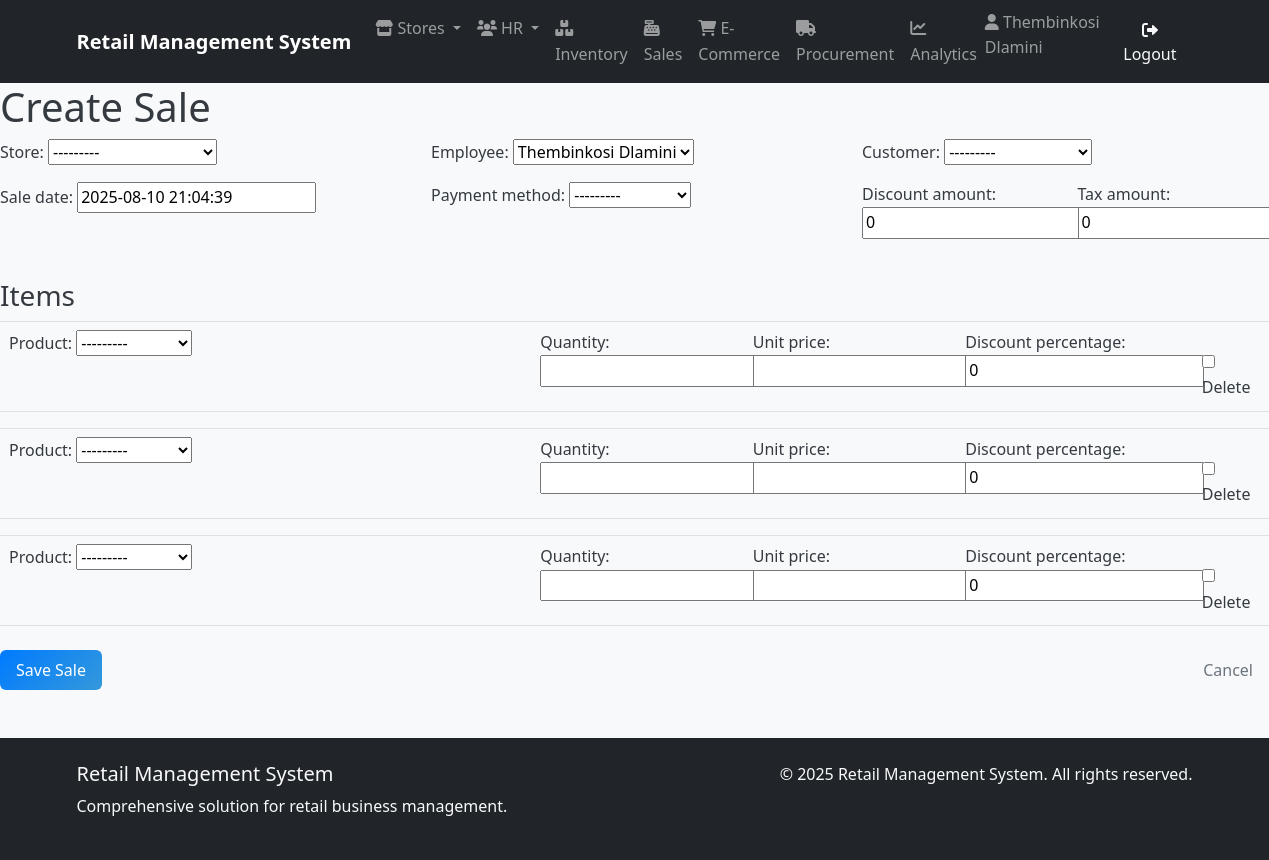
Page /sales/sales/create/ (signed in) on the committed database.
### human_resources/models.py (models this page shows, shortened)
class Employee(AbstractUser):
    employee_id = models.AutoField(primary_key=True)
    first_name = models.CharField(_("first name"), max_length=50, blank=False)
    last_name = models.CharField(_("last name"), max_length=50, blank=False)
    email = models.EmailField(_("email address"), unique=True)  # Uncommented and made unique
    phone = models.CharField(_("phone number"), max_length=20, blank=True, null=True)
    hire_date = models.DateField(_("hire date"), blank=True, null=True)
    position = models.CharField(_("position"), max_length=50, blank=True)
    salary = models.DecimalField(
        _("salary"),
        max_digits=10,
        decimal_places=2,
        blank=True,
        null=True
    )
    department = models.ForeignKey(
        'store_management.Department',
        on_delete=models.SET_NULL,
        null=True,
        blank=True,
        related_name='employees',
        verbose_name=_("department")
    )
    username = models.CharField(
        max_length=150,
        unique=True,
        verbose_name='username'
    )
    store = models.ForeignKey(
        'store_management.Store',
        on_delete=models.SET_NULL,
        null=True,       # Add this
        blank=True,      # Add this
        verbose_name='Assigned Store'
    )
    manager = models.ForeignKey(
        'self',
        on_delete=models.SET_NULL,
        null=True,
        blank=True,
        related_name='subordinates',
        verbose_name=_("manager")
    )
    created_at = models.DateTimeField(auto_now_add=True)
    updated_at = models.DateTimeField(auto_now=True)
    class Meta:
        db_table = 'human_resources_employee'
        verbose_name = _("employee")
        verbose_name_plural = _("employees")
        ordering = ['last_name', 'first_name']
        permissions = [
            ("view_store_dashboard", "Can view store management dashboard"),
            ("manage_store_settings", "Can modify store configuration and settings"),
            ("manage_departments", "Can create/edit/delete store departments"),
            ("access_inventory", "Can access inventory management system"),
            ("view_inventory", "Can view inventory items and stock levels"),
            ("edit_inventory", "Can modify inventory items and quantities"),
            ("manage_inventory_categories", "Can organize inventory categories"),
            ("perform_inventory_audit", "Can conduct physical inventory counts"),
            ("process_sales", "Can process in-store sales transactions"),
            ("void_sales", "Can void/completely cancel sales transactions"),
            ("manage_sales_promotions", "Can configure sales promotions/discounts"),
            ("view_sales_reports", "Can access sales performance reports"),
            ("create_purchase_orders", "Can generate new procurement orders"),
            ("approve_purchase_orders", "Can authorize procurement requests"),
            ("manage_suppliers", "Can maintain supplier/vendor records"),
            ("receive_stock", "Can process received shipments"),
            ("view_employee_directory", "Can access employee contact information"),
            ("manage_employee_records", "Can maintain HR records (excluding sensitive data)"),
            ("access_hr_reports", "Can view HR analytics and reports"),
            ("manage_recruitment", "Can handle hiring processes"),
            ("manage_online_listings", "Can maintain e-commerce product listings"),
            ("process_online_orders", "Can fulfill e-commerce purchases"),
            ("handle_customer_portals", "Can manage customer account portals"),
            ("view_web_analytics", "Can access e-commerce traffic/revenue reports"),
            ("generate_financial_reports", "Can create financial statements"),
            ("export_data_reports", "Can export datasets for external analysis"),
            ("access_executive_dashboards", "Can view strategic business dashboards"),
            ("schedule_automated_reports", "Can configure report automation"),
            ("override_inventory_checks", "Can bypass inventory validation rules"),
            ("access_audit_logs", "Can view system audit trails"),
            ("manage_api_integrations", "Can configure system integrations")
        ]
    def __str__(self):
        return f"{self.first_name} {self.last_name}"

### store_management/models.py (models this page shows)
class Store(models.Model):
    id = models.AutoField(primary_key=True, db_column='store_id')
    store_name = models.CharField(max_length=100)
    address = models.CharField(max_length=200)
    city = models.CharField(max_length=50)
    region = models.CharField(max_length=50)
    postal_code = models.CharField(max_length=20, blank=True, null=True)
    phone = models.CharField(max_length=20)
    opening_date = models.DateField()
    manager = models.ForeignKey('human_resources.Employee', on_delete=models.SET_NULL, null=True, blank=True, related_name='managed_stores')
    created_at = models.DateTimeField(auto_now_add=True)
    updated_at = models.DateTimeField(auto_now=True)
    class Meta:
        db_table = 'store_management_store'
    def __str__(self):
        return self.store_name

### sales/views.py (the view, shortened to what this page needs)
# urls.py: path('sales/create/', views.SaleCreateView.as_view(), name='sale_create'),
class SaleCreateView(LoginRequiredMixin, CreateView):
    model = Sale
    template_name = 'sales/sale_form.html'
    fields = [
        'store', 'employee', 'customer',
        'sale_date', 'payment_method',
        'discount_amount', 'tax_amount'
    ]
    def get_initial(self):
        initial = super().get_initial()
        initial['sale_date'] = datetime.datetime.now()
        initial['employee'] = self.request.user
        return initial
    def get_context_data(self, **kwargs):
        context = super().get_context_data(**kwargs)
        SaleItemFormSet = inlineformset_factory(
            Sale,
            SaleItem,
            fields=('product', 'quantity', 'unit_price', 'discount_percentage'),
            extra=3,
            can_delete=True
        )
        if self.request.POST:
            context['formset'] = SaleItemFormSet(self.request.POST)
        else:
            context['formset'] = SaleItemFormSet()
        return context

### inventory/models.py (called while the page is built)
    def __str__(self):
        return self.name

### sales/models.py (called while the page is built)
    def __str__(self):
        return f"{self.first_name} {self.last_name}"

### sales/templates/sales/sale_form.html (shortened to what this page needs)
{% extends "base.html" %}
{% block content %}
<h1>{% if object %}Edit{% else %}Create{% endif %} Sale</h1>
<form method="post">
    <div class="row">
        <div class="col-md-4">
            <div class="mb-3">
                {{ form.store.label_tag }}
                {{ form.store }}
            </div>
        </div>
        <div class="col-md-4">
            <div class="mb-3">
                {{ form.employee.label_tag }}
                {{ form.employee }}
            </div>
        </div>
        <div class="col-md-4">
            <div class="mb-3">
                {{ form.customer.label_tag }}
                {{ form.customer }}
            </div>
        </div>
    </div>
    <div class="row">
        <div class="col-md-4">
            <div class="mb-3">
                {{ form.sale_date.label_tag }}
                {{ form.sale_date }}
            </div>
        </div>
        <div class="col-md-4">
            <div class="mb-3">
                {{ form.payment_method.label_tag }}
                {{ form.payment_method }}
            </div>
        </div>
        <div class="col-md-2">
            <div class="mb-3">
                {{ form.discount_amount.label_tag }}
                {{ form.discount_amount }}
            </div>
        </div>
        <div class="col-md-2">
            <div class="mb-3">
                {{ form.tax_amount.label_tag }}
                {{ form.tax_amount }}
            </div>
        </div>
    </div>
    <h3 class="mt-4">Items</h3>
    <div id="items-container">
        {% for form in formset %}
        <div class="item-form row mb-3 border p-2">
            <div class="col-md-5">
                <div class="mb-3">
                    {{ form.product.label_tag }}
                    {{ form.product }}
                </div>
            </div>
            <div class="col-md-2">
                <div class="mb-3">
                    {{ form.quantity.label_tag }}
                    {{ form.quantity }}
                </div>
            </div>
            <div class="col-md-2">
                <div class="mb-3">
                    {{ form.unit_price.label_tag }}
                    {{ form.unit_price }}
                </div>
            </div>
            <div class="col-md-2">
                <div class="mb-3">
                    {{ form.discount_percentage.label_tag }}
                    {{ form.discount_percentage }}
                </div>
            </div>
            <div class="col-md-1 d-flex align-items-end">
                {% if form.DELETE %}
                <div class="form-check">
                    {{ form.DELETE }}
                    <label class="form-check-label" for="{{ form.DELETE.id_for_label }}">Delete</label>
                </div>
                {% endif %}
            </div>
        </div>
        {% endfor %}
    </div>
    <div class="d-flex justify-content-between mt-4">
        <button type="submit" class="btn btn-primary">Save Sale</button>
        <a href="{% if object %}{% url 'sales:sale_detail' object.pk %}{% else %}{% url 'sales:sale_list' %}{% endif %}"
           class="btn btn-outline-secondary">Cancel</a>
    </div>
</form>
{% endblock %}

### templates/base.html (shortened to what this page needs)
{% load static %}
<!DOCTYPE html>
<html lang="en">
<head>
    <link href="https://cdn.jsdelivr.net/npm/bootstrap@5.1.3/dist/css/bootstrap.min.css" rel="stylesheet">
    <link rel="stylesheet" href="https://cdnjs.cloudflare.com/ajax/libs/font-awesome/6.0.0/css/all.min.css">
    <link rel="stylesheet" href="{% static 'css/main.css' %}">
</head>
<body>
    <nav class="navbar navbar-expand-lg navbar-dark bg-dark">
        <div class="container">
            <a class="navbar-brand" href="{% url 'dashboards:dashboard' %}">Retail Management System</a>
            <div class="collapse navbar-collapse" id="navbarNav">
                <ul class="navbar-nav me-auto">
                    <li class="nav-item dropdown">
                        <a class="nav-link dropdown-toggle" href="#" id="storeDropdown" role="button" data-bs-toggle="dropdown" aria-expanded="false">
                            <i class="fas fa-store"></i> Stores
                        </a>
                    </li>
                    <li class="nav-item dropdown">
                        <a class="nav-link dropdown-toggle" href="#" id="hrDropdown" role="button" data-bs-toggle="dropdown" aria-expanded="false">
                            <i class="fas fa-users"></i> HR
                        </a>
                    </li>
                    <li class="nav-item">
                        <a class="nav-link" href="{% url 'inventory:product_list' %}">
                            <i class="fas fa-boxes"></i> Inventory
                        </a>
                    </li>
                    <li class="nav-item">
                        <a class="nav-link" href="{% url 'sales:sale_list' %}">
                            <i class="fas fa-cash-register"></i> Sales
                        </a>
                    </li>
                    <li class="nav-item">
                        <a class="nav-link" href="{% url 'e_commerce:order_list' %}">
                            <i class="fas fa-shopping-cart"></i> E-Commerce
                        </a>
                    </li>
                    <li class="nav-item">
                        <a class="nav-link" href="{% url 'procurement:supplier_list' %}">
                            <i class="fas fa-truck"></i> Procurement
                        </a>
                    </li>
                    <li class="nav-item">
                        <a class="nav-link" href="{% url 'analytics:dashboard' %}">
                            <i class="fas fa-chart-line"></i> Analytics
                        </a>
                    </li>
                </ul>
                <ul class="navbar-nav">
                    {% if user.is_authenticated %}
                    <li class="nav-item">
                        <span class="navbar-text me-3">
                            <i class="fas fa-user"></i>
                            {% if user.first_name or user.last_name %}
                                {{ user.first_name }} {{ user.last_name }}
                            {% else %}
                                {{ user.username }}
                            {% endif %}
                        </span>
                    </li>
                    <li class="nav-item">
                        <a class="btn btn-outline-light" href="{% url 'logout' %}">
                            <i class="fas fa-sign-out-alt"></i> Logout
                        </a>
                    </li>
                    {% else %}
                    <li class="nav-item">
                        <a class="btn btn-outline-light" href="{% url 'login' %}">
                            <i class="fas fa-sign-in-alt"></i> Login
                        </a>
                    </li>
                    {% endif %}
                </ul>
            </div>
        </div>
    </nav>
    <main>
        {% block content %}
        {% endblock %}
    </main>
    <footer class="bg-dark text-light mt-5 py-4">
        <div class="container">
            <div class="row">
                <div class="col-md-6">
                    <h5>Retail Management System</h5>
                    <p>Comprehensive solution for retail business management.</p>
                </div>
                <div class="col-md-6 text-md-end">
                    <p>&copy; {% now "Y" %} Retail Management System. All rights reserved.</p>
                </div>
            </div>
        </div>
    </footer>
</body>
</html>

### static/css/main.css (style rules this page uses)
:root { --primary-color: #007bff; --secondary-color: #6c757d; --success-color: #28a745; --danger-color: #dc3545; --warning-color: #ffc107; --info-color: #17a2b8; --light-color: #f8f9fa; --dark-color: #343a40; --brand-primary: #2c3e50; --brand-secondary: #3498db; --brand-accent: #e74c3c; --white: #ffffff; --gray-100: #f8f9fa; --gray-200: #e9ecef; --gray-300: #dee2e6; --gray-400: #ced4da; --gray-500: #adb5bd; --gray-600: #6c757d; --gray-700: #495057; --gray-800: #343a40; --gray-900: #212529; --spacing-xs: 0.25rem; --spacing-sm: 0.5rem; --spacing-md: 1rem; --spacing-lg: 1.5rem; --spacing-xl: 3rem; --border-radius-sm: 0.25rem; --border-radius-md: 0.375rem; --border-radius-lg: 0.5rem; --border-radius-xl: 1rem; --shadow-sm: 0 1px 2px 0 rgba(0, 0, 0, 0.05); --shadow-md: 0 4px 6px -1px rgba(0, 0, 0, 0.1), 0 2px 4px -1px rgba(0, 0, 0, 0.06); --shadow-lg: 0 10px 15px -3px rgba(0, 0, 0, 0.1), 0 4px 6px -2px rgba(0, 0, 0, 0.05); --shadow-xl: 0 20px 25px -5px rgba(0, 0, 0, 0.1), 0 10px 10px -5px rgba(0, 0, 0, 0.04); --transition-fast: 0.15s ease-in-out; --transition-normal: 0.3s ease-in-out; --transition-slow: 0.5s ease-in-out; }
body { font-family: 'Segoe UI', Tahoma, Geneva, Verdana, sans-serif; line-height: 1.6; color: var(--gray-800); background-color: var(--gray-100); }
.navbar-brand { font-weight: 700; font-size: 1.25rem; }
.navbar-nav .nav-link { font-weight: 500; transition: color var(--transition-fast); }
.navbar-text { font-weight: 500; }
.btn { font-weight: 500; border-radius: var(--border-radius-md); transition: all var(--transition-fast); border: none; padding: 0.5rem 1rem; }
.btn-primary { background: linear-gradient(135deg, var(--primary-color), var(--brand-secondary)); }
.fade-in { animation: fadeIn var(--transition-slow) ease-in; }

### rows in the picture
Employee: first_name "Thembinkosi", last_name "Dlamini", employee "Thembinkosi Dlamini"
Store: store "---------"
